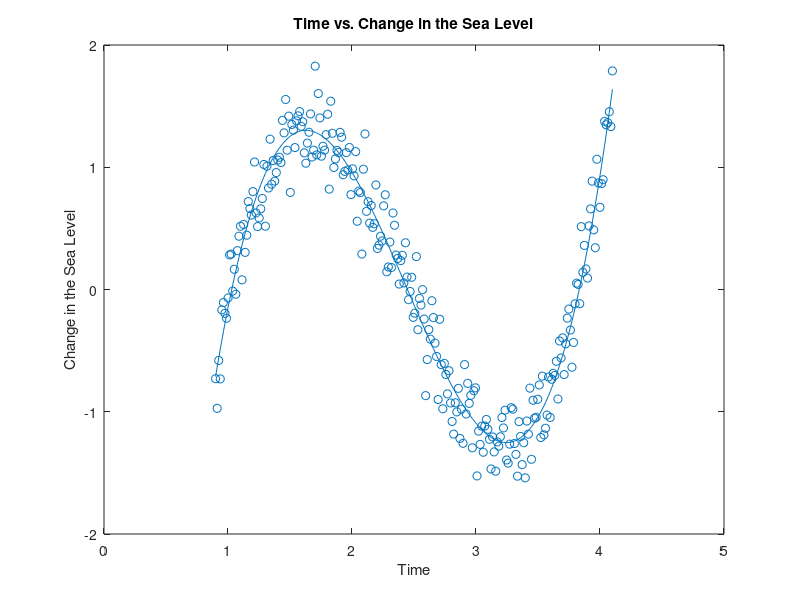

The MATLAB source for this figure:
function TEAM34PS05Q2
% This function loads the daaset that represents what a tidal gauge
% measures on a windy day and draws a scatter plot of the data with the
% least-squares fit overlaid on top of the data
%
load ('noisier_tide')
figure
hold on
box on
xlabel ('Time')
ylabel('Change in the Sea Level')
title('Time vs. Change in the Sea Level')
scatter(x,y)             % Generate a scatter plot of the data points
[nr,nc] = size(x);
[a,ConNum] = polylsq(x,y,nr,3);
PredY = zeros(nr,1);
Reala = [-11 55/3 -17/2 7/6];
for k = 1:1:nr
PredY(k) = a(1)+a(2)*x(k)+a(3)*x(k)^2+a(4)*x(k)^3;
end
plot(x,PredY)            % Plot the least squares fit

% Create a vector that stores the absolute error for each of the polynomial
% fit coefficients with respect to the given coefficients
AbsError = zeros(length(a),1);
for j = 1:length(a)
    AbsError(j) = abs(a(j)-Reala(j));
end
end

function [a,ConNum] = polylsq(x,y,n,m)
% This function polylsq computes the m-th order polynomial least squares
% model of a set of data points (xi,yi) where i = 1,2,...n.
% x, and y store the data point
% n is the number of data points in that set
% m represents m-th order polynomial least squares model
% output a is a vector stores the coefficients aj where j = 0,...m
% output ConNum is the condition number of Gram's matrix
bigX = ones (n,m+1);
for k = 2:m+1
    for j = 1:n
        bigX (j,k) = x(j)^(k-1); % Create the X matrix
    end
end
LHS = transpose(bigX) * bigX;
RHS = transpose(bigX) * y;
a = LHS \ RHS;                 % Use the backslash command to find vector a 
ConNum = norm (LHS, Inf);      % Condition Number of Gram's matrix

end

